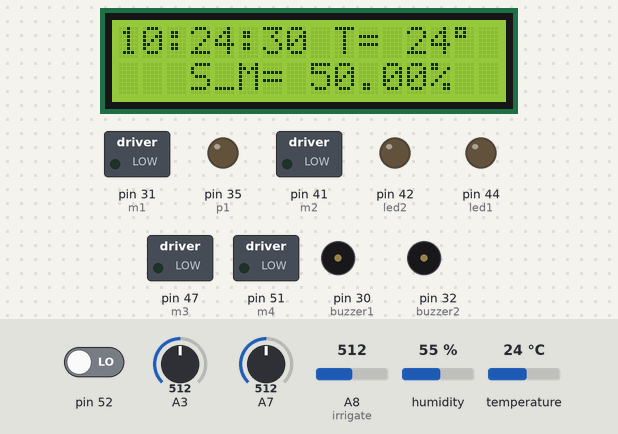
The sketch below on a simulated Arduino Mega 2560, built with avr-gcc and run on an emulated ATmega2560. On the bench: 16×2 character LCD, switched loads named in the sketch (green lamp = pin HIGH), output pins drawn as LEDs (lit = HIGH), buzzer (waves = sounding, pin HIGH). The inputs (shaded band) are chosen by the test bench; at power-on: pin 52 LOW, A3 = 512, A7 = 512, A8 (irrigate) = 512, humidity 55 %, temperature 24 °C. The local clock reads 2024-03-15 10:24:30 at power-on unless the sketch sets it; what the sketch prints to the serial monitor is not drawn.

Above: at 1.2 s.
1.3 s: pin 52 driven HIGH
At 2.1 s:
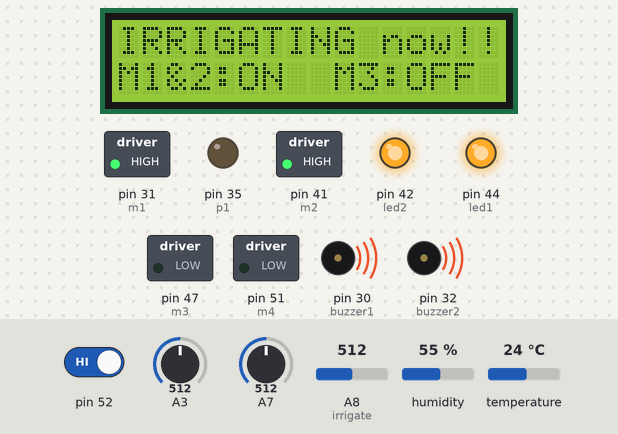
At 27.6 s:
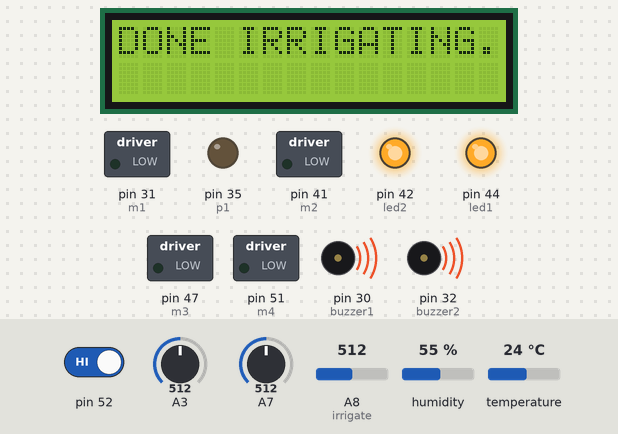
Timing chart, 0 to 31.2 s (numbered marks = the images above; inputs shaded):
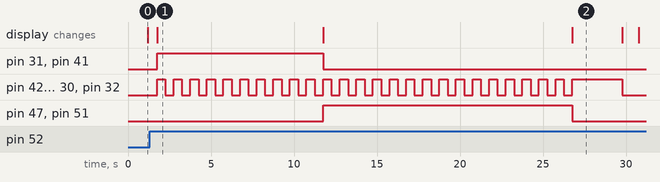

The sketch:

Main_Code__Mega_.ino
```cpp
#include <RTClib.h>
#include <DHT.h>
#include <Wire.h>
#include <LiquidCrystal.h>
#include "RTClib.h"
#include <SoftwareSerial.h>
/*Circute connections with arduino
 * Tmeprature sensor signal to pin 2
 * -----------------------------------
 * LCD CONNECTIONS:
 * D7 ==> PIN 7
 * D6 ==> PIN 6
 * D5 ==> PIN 5
 * D4 ==> PIN 4
 * E ==> PIN 9
 * RW ==> GND
 * RS ==> PIN 8
 * VO ==> VARIBLE RESISTOR 10K
 * VDD ==> 5V.
 * VSS ==> GND
 *-------------------------------------
 *Bluetooth
 *tx ==> PIN 14
 *rx == PIN 15
 *-------------------------------------
 * BUTTON:
 * CONNECT TO PIN 52
 * ------------------------------------
 * WATER LEVEL SENSOR:
 * SIGNAL ==> A8
 * ------------------------------------
 * MOTOR 1 :
 * CONNECT TO PIN 31
 * -----------------------------------
 * MOTOR 2 :
 * CONNECT TO PIN 41
 * -----------------------------------
 * MOTOR 3 :
 * CONNECT TO PIN 47
 * -----------------------------------
 * MOTOR 4 :
 * CONNECT TO PIN 51
 * ------------------------------------
 * PUMP :
 * CONNECT TO PIN 35
 * -----------------------------------
 * RTC :
 * SDA ==> PIN 20
 * SCL ==> PIN 21
 * -----------------------------------
 * LDR :
 * CONNECT TO PIN A7
 * -----------------------------------
 * SOIL MOIUSTURE SENSOR :
 * CONNECT TO A3
 * ----------------------------------
 * LED
 * CONNECT TO PIN 42
 * CONNECT TO PIN 40
 * -----------------------------------
 * Buzzer
 * CONNECT TO PIN 30
 * CONNECT TO PIN 32
 */
RTC_DS1307 rtc;
DHT dht (2,DHT11);
LiquidCrystal lcd (8,9,4,5,6,7);
char daysOfTheWeek[7][12] = {"Sunday", "Monday", "Tuesday", "Wednesday", "Thursday", "Friday", "Saturday"};
int m1 = 31;
int m2 = 41;
int m3 = 47;
int m4 = 51;
int p1 = 35;
int waterlevel;
int lasthour = 00;
int lastminute = 00;
   byte degree[8] = {
  B11100,
  B10100,
  B11100,
  B00000,
  B00000,
  B00000,
  B00000,
};
int led1 = 44;
int led2 = 42;
int buzzer1 = 30;
int buzzer2 = 32;
int state = 1;
int data = 2;
unsigned long time = millis();
SoftwareSerial test (10,11);
void setup() {
  pinMode (m1 , OUTPUT);
  pinMode (m2 , OUTPUT);
  pinMode (m3, OUTPUT);
  pinMode (m4 , OUTPUT);
  pinMode (p1 , OUTPUT);
  pinMode (52,INPUT);
  pinMode (led1 , OUTPUT);
  pinMode (led2 , OUTPUT);
  pinMode (buzzer1 , OUTPUT);
  pinMode (buzzer2 , OUTPUT);
  test.begin (9200);
  stopall ();
  lcd.begin (16,2);
  lcd.clear();
  lcd.createChar(0,degree);
  Serial.begin (9200);
  if (! rtc.begin()) {
    Serial.println("Couldn't find RTC");
    while (1);
  }
  if (! rtc.isrunning()) {
    Serial.println("RTC is NOT running!");
    // following line sets the RTC to the date & time this sketch was compiled
   // rtc.adjust(DateTime(F(__DATE__), F(__TIME__)));
    // This line sets the RTC with an explicit date & time, for example to set
    // January 21, 2014 at 3am you would call:
    // rtc.adjust(DateTime(2014, 1, 21, 3, 0, 0));
  }
}
void loop() {
  // put your main code here, to run repeatedly:
  digitalWrite (led1 , LOW);
  digitalWrite (led2 , LOW);
  digitalWrite (buzzer1 , LOW);
  digitalWrite (buzzer2 , LOW);
  DateTime  now = rtc.now();
  int temp = dht.readTemperature();
  double reading ;
  int ldr = analogRead (A7);
  int bstate = digitalRead (52);
  waterlevel  = analogRead (A8);
  Serial.println(ldr);
  reading = analogRead (A3);
  reading = reading / 1024 ;
  reading = reading *100;
  reading =100- reading ;
    lcd.clear();
    lcd.print(now.hour());
    lcd.print(':');
    lcd.print(now.minute(), DEC);
    lcd.print(':');
    lcd.print(now.second(), DEC);
    lcd.setCursor (9,0);
    lcd.print ("T= ");
    lcd.print (temp);
    lcd.write (byte (0));
    lcd.setCursor (3,1);
    lcd.print ("S_M= ");
    lcd.print (reading);
    lcd.print ("%");
     stopall ();
     int h = 20, m = 00, s=00;
     test.print (" |");
test.print (reading);
test.print ("% |");
test.print (temp);
test.print (" C|");
  test.print (ldr);
test.print (" |");
  test.print (lasthour);
  test.print (":");
  test.print (lastminute);
test.print (" | ");
if(test.available() > 0)  // Send data only when you receive data:
  {
     data = test.read();  }
 if(millis()-time > 1000)     //Has one second passed?
  {
     time = millis();
     data = 2;
  }
     if (bstate == 1 || reading <5.5 && ldr < 80 || h == now.hour ()&& m == now.minute () && s == now.second () && ldr < 80 || data == 1 ){
      irrigate ();
    }
 delay (500);
}
void irrigate (){
  DateTime  now = rtc.now();
  stopall ();
  lcd.clear ();
  lcd.print ("IRRIGATING now!!");
  lcd.setCursor (0,1);
  lcd.print ("M1&2:ON  M3:OFF");
  digitalWrite (m1,HIGH);
  digitalWrite (m2,HIGH);
  for (int r = 0; r < 20 ; r++){
  digitalWrite (led1 , state);
  digitalWrite (led2 , state);
  digitalWrite (buzzer1 , state);
  digitalWrite (buzzer2 , state);
  if (state == 1){
    state =0;
  }else {
    state =1;
  }
  delay (500);
  }
  lcd.clear ();
  lcd.print ("IRRIGATING now!!");
  lcd.setCursor (0,1);
  lcd.print ("M1&2:OFF  M3:ON");
  digitalWrite (m1,LOW);
  digitalWrite (m2,LOW);
  digitalWrite (m3,HIGH);
  digitalWrite (m4,HIGH);
   for (int r = 0; r < 30 ; r++){
  digitalWrite (led1 , state);
  digitalWrite (led2 , state);
  digitalWrite (buzzer1 , state);
  digitalWrite (buzzer2 , state);
  if (state == 1){
    state =0;
  }else {
    state =1;
  }
  delay (500);
  }
   stopall ();
    digitalWrite (led1 , HIGH);
  digitalWrite (led2 , HIGH);
  digitalWrite (buzzer1 , HIGH);
  digitalWrite (buzzer2 , HIGH);
  lcd.clear ();
  lcd.print ("DONE IRRIGATING");
  for (int c = 0 ; c < 3; c++){
    lcd.print (".");
    delay (1000);}
  stopall ();
  lasthour = now.hour ();
  lastminute = now.minute();
  digitalWrite (led1 , LOW);
  digitalWrite (led2 , LOW);
  digitalWrite (buzzer1 , LOW);
  digitalWrite (buzzer2 , LOW);
  waterlevel  = analogRead (A8);
   lcd.clear ();
   lcd.print ("FILLING THE TANK");
   lcd.setCursor(0,1);
   lcd.print ("Please Wait..");
  do {
   digitalWrite (p1,HIGH);
   waterlevel  = analogRead (A8);
  }while (waterlevel < 430);
  digitalWrite (p1,LOW);
  lcd.clear ();
  lcd.print ("Tank : Full");
  delay (1000);
  lcd.clear ();
  stopall ();
  data = 2;
}
void stopall (){
  digitalWrite (m1,LOW);
  digitalWrite (m2,LOW);
  digitalWrite (m3,LOW);
  digitalWrite (m4,LOW);
  digitalWrite (p1,LOW);
}
```

Measured:
- after the input at 1.3 s, pin 31 (m1), pin 41 (m2): LOW → HIGH after 0.45 s, → LOW 10.0 s later
